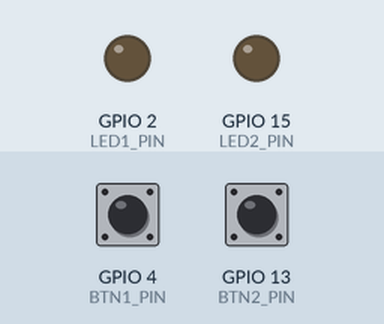
This program was run on a simulated ESP32. On the bench: output pins drawn as LEDs (lit = HIGH). The test bench sets the inputs (shaded band); at power-on: GPIO 4 (BTN1_PIN) HIGH, GPIO 13 (BTN2_PIN) HIGH. WiFi joins after 1.5 s; servers stay silent unless stated; random numbers use the default seed unless the program sets one; no MQTT or app messages arrive unless stated; what the program prints to the serial monitor is not drawn.

Above: at 3.7 s.
3.8 s: GPIO 4 (BTN1_PIN) pulled LOW for 3.2 s
At 5.8 s:
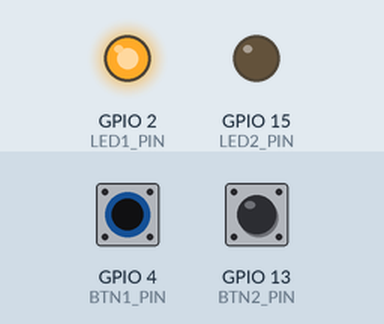
8.5 s: GPIO 13 (BTN2_PIN) pulled LOW for 0.15 s
At 9.3 s:
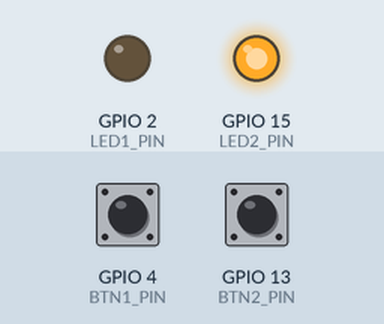
13.2 s: GPIO 4 (BTN1_PIN) driven LOW and GPIO 13 (BTN2_PIN) driven LOW
At 15.9 s:
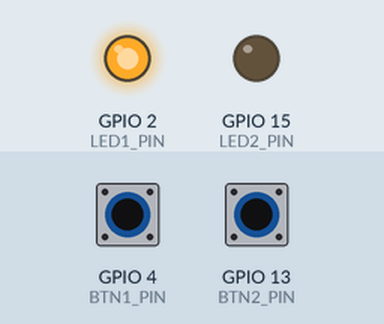
16.2 s: GPIO 4 (BTN1_PIN) driven HIGH
Timing chart, 0 to 18.7 s (numbered marks = the images above; inputs shaded):
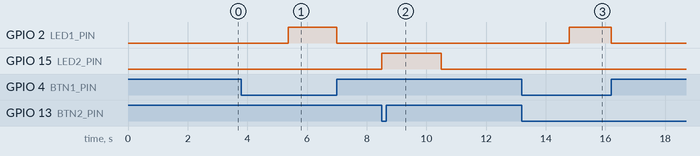

Measured:
- after the input at 3.8 s, GPIO 2 (LED1_PIN): LOW → HIGH after 1.6 s, → LOW 1.6 s later
- after the input at 8.5 s, GPIO 15 (LED2_PIN): LOW → HIGH at once, → LOW 2.0 s later
- after the input at 13.2 s, GPIO 2 (LED1_PIN): LOW → HIGH after 1.6 s

The program:

main.cpp
```cpp
#include <Arduino.h>
#include <WiFi.h>
#include <PubSubClient.h>

// ===== CONFIGURACIÓN WIFI =====
const char* ssid = "Rapidito";
const char* password = "Adm1N2584km";

// ===== MQTT BROKER =====
const char* mqtt_server = "broker.emqx.io";
const int mqtt_port = 1883;
const char* mqtt_user = "";
const char* mqtt_pass = "";

// ===== PINES =====
#define BTN1_PIN 4        // GPIO4 = Botón 1 (Active LOW, pull-up)
#define BTN2_PIN 13       // GPIO13 = Botón 2 (Active LOW, pull-up)
#define LED1_PIN 2        // GPIO2 = LED integrado
#define LED2_PIN 15       // GPIO15 = Segundo LED

WiFiClient espClient;
PubSubClient client(espClient);

enum GameMode {
  MODE_REACTION = 0,
  MODE_10_PRESSES = 1
};

enum GameState {
  WAITING_START,
  HOLDING_BTN1,
  LED1_ON_WAIT_RELEASE,
  WAIT_BTN2_PRESS,
  SHOW_RESULTS,
  MODE10_WAIT_FIRST,
  MODE10_COUNTING,
  MODE10_SHOW_RESULTS
};

GameMode gameMode = MODE_REACTION;
GameState state = WAITING_START;
volatile uint32_t led1_on_time = 0;
volatile uint32_t btn1_release_time = 0;
volatile uint32_t reaction1 = 0;
volatile uint32_t reaction2 = 0;

uint32_t mode10_press_times[10];
uint8_t mode10_press_count = 0;
uint32_t mode10_last_press_time = 0;
uint32_t mode10_avg_time = 0;

// Variables Debounce
uint32_t btn1_debounce = 0;
bool btn1_last = false;
bool btn1_stable = false;

uint32_t btn2_debounce = 0;
bool btn2_last = false;
bool btn2_stable = false;

uint32_t hold_start = 0;
uint32_t both_hold_start = 0;
bool both_held_triggered = false;

// Lectura de hardware
inline bool readBtn1() { return digitalRead(BTN1_PIN) == LOW; }
inline bool readBtn2() { return digitalRead(BTN2_PIN) == LOW; }
inline void led1On()   { digitalWrite(LED1_PIN, HIGH); }
inline void led1Off()  { digitalWrite(LED1_PIN, LOW); }
inline void led2On()   { digitalWrite(LED2_PIN, HIGH); }
inline void led2Off()  { digitalWrite(LED2_PIN, LOW); }

// Forward declarations
void publishCurrentMode();
void toggleGameMode();

void setup_wifi() {
  Serial.print("Conectando a Wi-Fi: ");
  Serial.println(ssid);
  WiFi.begin(ssid, password);
  while (WiFi.status() != WL_CONNECTED) {
    delay(500);
    Serial.print(".");
  }
  Serial.println("\nWi-Fi Conectado!");
}

void reconnect() {
  while (!client.connected()) {
    Serial.print("Intentando conexion MQTT...");
    String clientId = "ESP32-Game-" + String(random(0xffff), HEX);
    if (client.connect(clientId.c_str(), mqtt_user, mqtt_pass)) {
      Serial.println(" Conectado a EMQX!");
      client.publish("topic/qos0", "ESP32 listo para jugar");
      publishCurrentMode();
    } else {
      Serial.print(" Fallo rc=");
      Serial.print(client.state());
      Serial.println(" Reintentando en 2s...");
      delay(2000);
    }
  }
}

void publishCurrentMode() {
  String modeStr = (gameMode == MODE_REACTION) ? "reaction" : "10presses";
  String payload = "{\"mode\":\"" + modeStr + "\"}";
  client.publish("reaction_game/mode", payload.c_str());

  String msg = (gameMode == MODE_REACTION)
    ? "Modo: REACCION. Presiona BTN1 (GPIO4) para empezar."
    : "Modo: 10 PULSACIONES. Presiona BTN2 (GPIO13) 10 veces.";
  client.publish("topic/qos0", msg.c_str());
  Serial.println("-> Modo actual publicado: " + modeStr);
}

void toggleGameMode() {
  if (gameMode == MODE_REACTION) {
    gameMode = MODE_10_PRESSES;
    state = MODE10_WAIT_FIRST;
    mode10_press_count = 0;
    Serial.println("-> Cambiando a MODO 10 PULSACIONES");
  } else {
    gameMode = MODE_REACTION;
    state = WAITING_START;
    Serial.println("-> Cambiando a MODO REACCION");
  }
  publishCurrentMode();

  // Feedback visual: parpadeo rápido ambos LEDs
  for (int i = 0; i < 6; i++) {
    led1On(); led2On(); delay(80);
    led1Off(); led2Off(); delay(80);
  }
}

void publishTimes() {
  String payload = "{\"reaction1_ms\":" + String(reaction1) + ",\"reaction2_ms\":" + String(reaction2) + "}";
  client.publish("reaction_game/times", payload.c_str());

  String msg = "Reaccion 1: " + String(reaction1) + " ms | Reaccion 2: " + String(reaction2) + " ms";
  client.publish("topic/qos0", msg.c_str());
  Serial.println("-> Datos publicados en MQTT!");
}

void publishMode10Results() {
  String payload = "{\"mode\":\"10presses\",\"avg_ms\":" + String(mode10_avg_time) + ",\"presses\":" + String(mode10_press_count) + "}";
  client.publish("reaction_game/times", payload.c_str());

  String msg = "Modo 10 pulsaciones - Promedio: " + String(mode10_avg_time) + " ms";
  client.publish("topic/qos0", msg.c_str());
  Serial.println("-> Resultados modo 10 pulsaciones publicados en MQTT!");
}

void setup() {
  Serial.begin(115200);
  delay(1000);
  Serial.println("\n--- Iniciando ESP32 ---");

  pinMode(BTN1_PIN, INPUT_PULLUP);
  pinMode(BTN2_PIN, INPUT_PULLUP);
  pinMode(LED1_PIN, OUTPUT);
  pinMode(LED2_PIN, OUTPUT);
  led1Off();
  led2Off();

  setup_wifi();
  randomSeed(esp_random());
  client.setServer(mqtt_server, mqtt_port);
}

void loop() {
  if (!client.connected()) reconnect();
  client.loop();

  uint32_t now = micros();

  // Debounce Botón 1
  bool btn1_raw = readBtn1();
  if (btn1_raw != btn1_last) {
    btn1_debounce = now;
    btn1_last = btn1_raw;
  }
  if (now - btn1_debounce > 2000) {
    btn1_stable = btn1_raw;
  }

  // Debounce Botón 2
  bool btn2_raw = readBtn2();
  if (btn2_raw != btn2_last) {
    btn2_debounce = now;
    btn2_last = btn2_raw;
  }
  if (now - btn2_debounce > 2000) {
    btn2_stable = btn2_raw;
  }

  // Detección de flancos
  static bool btn1_prev = false;
  bool btn1_pressed = btn1_stable;
  bool btn1_fell    = btn1_pressed && !btn1_prev;
  bool btn1_rose    = !btn1_pressed && btn1_prev;
  btn1_prev = btn1_pressed;

  static bool btn2_prev = false;
  bool btn2_pressed = btn2_stable;
  bool btn2_fell    = btn2_pressed && !btn2_prev;
  bool btn2_rose    = !btn2_pressed && btn2_prev;
  btn2_prev = btn2_pressed;

  // Detección: AMBOS botones presionados 4 segundos = toggle modo
  static bool both_prev = false;
  bool both_pressed = btn1_pressed && btn2_pressed;
  bool both_fell    = both_pressed && !both_prev;
  bool both_rose    = !both_pressed && both_prev;
  both_prev = both_pressed;

  if (both_fell) {
    both_hold_start = now;
    both_held_triggered = false;
  }
  if (both_rose) {
    both_hold_start = 0;
    both_held_triggered = false;
  }
  if (both_pressed && !both_held_triggered && both_hold_start > 0) {
    if (now - both_hold_start > 4000000) { // 4 segundos en microsegundos
      both_held_triggered = true;
      toggleGameMode();
    }
  }

  // Máquina de Estados según modo de juego
  if (gameMode == MODE_REACTION) {
    switch (state) {
      case WAITING_START:
        led1Off();
        led2Off();
        hold_start = 0;
        if (btn1_fell) {
          Serial.println("-> Boton 1 PRESIONADO. Esperando tiempo aleatorio...");
          state = HOLDING_BTN1;
        }
        break;

      case HOLDING_BTN1:
        if (btn1_rose) {
          Serial.println("-> Boton 1 soltado muy rapido. Reiniciando...");
          hold_start = 0;
          state = WAITING_START;
          break;
        }

        if (hold_start == 0) hold_start = now;

        if (now - hold_start > (random(1500000, 4500000))) {
          led1On();
          led1_on_time = now;
          Serial.println("-> LED 1 ENCENDIDO! Suelta el Boton 1!");
          state = LED1_ON_WAIT_RELEASE;
          hold_start = 0;
        }
        break;

      case LED1_ON_WAIT_RELEASE:
        if (btn1_rose) {
          btn1_release_time = now;
          reaction1 = (btn1_release_time - led1_on_time) / 1000;
          Serial.printf("-> Reaccion 1: %d ms. Presiona Boton 2 (GPIO13)...\n", reaction1);
          led1Off();
          state = WAIT_BTN2_PRESS;
        }
        break;

      case WAIT_BTN2_PRESS:
        if (btn2_fell) {
          uint32_t btn2_time = now;
          reaction2 = (btn2_time - btn1_release_time) / 1000;
          Serial.printf("-> Reaccion 2: %d ms.\n", reaction2);
          led2On();
          state = SHOW_RESULTS;
        }
        break;

      case SHOW_RESULTS:
        publishTimes();
        delay(2000);
        led2Off();
        state = WAITING_START;
        break;

      default:
        state = WAITING_START;
        break;
    }
  } else if (gameMode == MODE_10_PRESSES) {
    switch (state) {
      case MODE10_WAIT_FIRST:
        led1Off();
        led2Off();
        mode10_press_count = 0;
        if (btn2_fell) {
          mode10_press_times[0] = now;
          mode10_last_press_time = now;
          mode10_press_count = 1;
          Serial.println("-> Primera pulsacion detectada. Continua...");
          state = MODE10_COUNTING;
        }
        break;

      case MODE10_COUNTING:
        if (btn2_fell && mode10_press_count < 10) {
          mode10_press_times[mode10_press_count] = now;
          mode10_press_count++;
          Serial.printf("-> Pulsacion %d/10\n", mode10_press_count);

          if (mode10_press_count >= 10) {
            uint32_t total_intervals = 0;
            for (int i = 1; i < 10; i++) {
              total_intervals += (mode10_press_times[i] - mode10_press_times[i-1]) / 1000;
            }
            mode10_avg_time = total_intervals / 9;
            Serial.printf("-> 10 pulsaciones completadas. Promedio: %d ms\n", mode10_avg_time);
            led2On();
            state = MODE10_SHOW_RESULTS;
          }
        }
        break;

      case MODE10_SHOW_RESULTS:
        publishMode10Results();
        delay(2000);
        led2Off();
        state = MODE10_WAIT_FIRST;
        break;

      default:
        state = MODE10_WAIT_FIRST;
        break;
    }
  }
}
```
